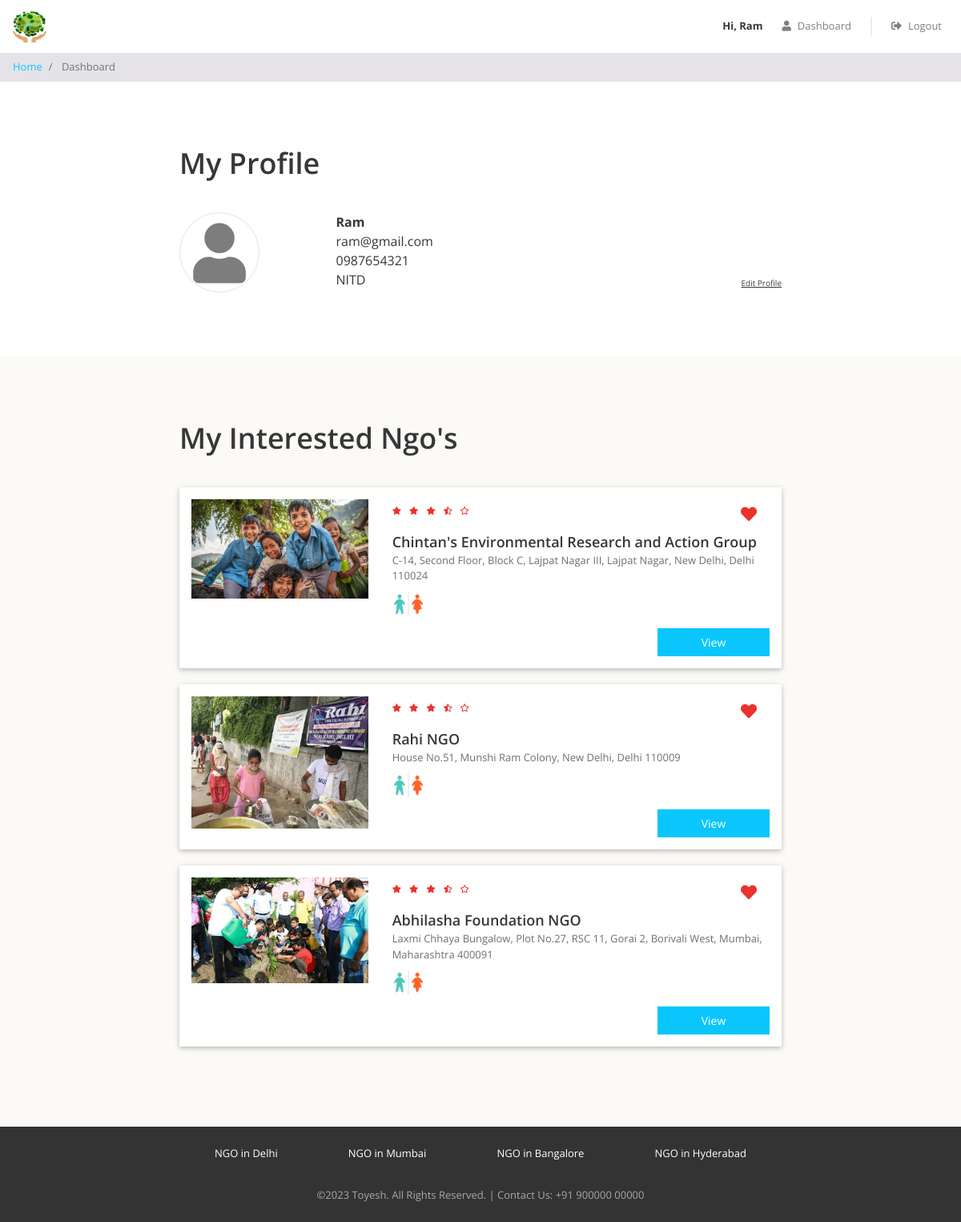
/dashboard.php (signed in), run on the app's committed database.
### tables this page shows
CREATE TABLE users (
  id INT NOT NULL AUTO_INCREMENT,
  email VARCHAR(100) NOT NULL,
  password VARCHAR(100) NOT NULL,
  full_name VARCHAR(100) NOT NULL,
  phone VARCHAR(20) NOT NULL,
  gender ENUM('male', 'female') NOT NULL,
  residence VARCHAR(100) NOT NULL,
  PRIMARY KEY(id)
);

CREATE TABLE interested_users_properties (
  id INT NOT NULL AUTO_INCREMENT,
  user_id INT NOT NULL,
  property_id INT NOT NULL,
  PRIMARY KEY(id),
  FOREIGN KEY(user_id) REFERENCES users(id),
  FOREIGN KEY(property_id) REFERENCES properties(id)
);

CREATE TABLE properties (
  id INT NOT NULL AUTO_INCREMENT,
  city_id INT NOT NULL,
  name VARCHAR(100) NOT NULL,
  address VARCHAR(255) NOT NULL,
  description LONGTEXT NOT NULL,
  gender ENUM('male', 'female', 'unisex') NOT NULL,
  PRIMARY KEY(id),
  FOREIGN KEY(city_id) REFERENCES cities(id)
);

### dashboard.php (the view, shortened to what this page needs)
<?php
require "includes/database_connect.php";
$user_id = $_SESSION['user_id'];
$sql_1 = "SELECT * FROM users WHERE id = $user_id";
$result_1 = mysqli_query($conn, $sql_1);
$user = mysqli_fetch_assoc($result_1);
$sql_2 = "SELECT *
            FROM interested_users_properties iup
            INNER JOIN properties p ON iup.property_id = p.id
            WHERE iup.user_id = $user_id";
$result_2 = mysqli_query($conn, $sql_2);
$interested_properties = mysqli_fetch_all($result_2, MYSQLI_ASSOC);
?>
<!DOCTYPE html>
<html lang="en">
<head>
    <?php
    include "includes/head_links.php";
    ?>
    <link href="css/dashboard.css" rel="stylesheet" />
</head>
<body>
    <?php
    include "includes/header.php";
    ?>
    <nav aria-label="breadcrumb">
        <ol class="breadcrumb py-2">
            <li class="breadcrumb-item">
                <a href="index.php">Home</a>
            </li>
            <li class="breadcrumb-item active" aria-current="page">
                Dashboard
            </li>
        </ol>
    </nav>
    <div class="my-profile page-container">
        <h1>My Profile</h1>
        <div class="row">
            <div class="col-md-3 profile-img-container">
                <i class="fas fa-user profile-img"></i>
            </div>
            <div class="col-md-9">
                <div class="row no-gutters justify-content-between align-items-end">
                    <div class="profile">
                        <div class="name"><?= $user['full_name'] ?></div>
                        <div class="email"><?= $user['email'] ?></div>
                        <div class="phone"><?= $user['phone'] ?></div>
                        <div class="residence"><?= $user['residence'] ?></div>
                    </div>
                    <div class="edit">
                        <div class="edit-profile">Edit Profile</div>
                    </div>
                </div>
            </div>
        </div>
    </div>
    <?php
    if (count($interested_properties) > 0) {
    ?>
        <div class="my-interested-properties">
            <div class="page-container">
                <h1>My Interested Ngo's</h1>
                <?php
                foreach ($interested_properties as $property) {
                    $property_images = glob("img/properties/" . $property['id'] . "/*");
                ?>
                    <div class="property-card property-id-<?= $property['id'] ?> row">
                        <div class="image-container col-md-4">
                            <img src="<?= $property_images[0] ?>" />
                        </div>
                        <div class="content-container col-md-8">
                            <div class="row no-gutters justify-content-between">
                                <div class="star-container">
                                            <i class="fas fa-star"></i>
                                            <i class="fas fa-star"></i>
                                            <i class="fas fa-star"></i>
                                            <i class="fas fa-star-half-alt"></i>
                                            <i class="far fa-star"></i>
                                </div>
                                <div class="interested-container">
                                    <i class="is-interested-image fas fa-heart" property_id="<?= $property['id'] ?>"></i>
                                </div>
                            </div>
                            <div class="detail-container">
                                <div class="property-name"><?= $property['name'] ?></div>
                                <div class="property-address"><?= $property['address'] ?></div>
                                <div class="property-gender">
                                    <?php
                                    if ($property['gender'] == "male") {
                                    ?>
                                        <img src="img/male.png">
                                    <?php
                                    } elseif ($property['gender'] == "female") {
                                    ?>
                                        <img src="img/female.png">
                                    <?php
                                    } else {
                                    ?>
                                        <img src="img/unisex.png">
                                    <?php
                                    }
                                    ?>
                                </div>
                            </div>
                            <div class="row no-gutters">
                                <div class="rent-container col-6">
                                </div>
                                <div class="button-container col-6">
                                    <a href="property_detail.php?property_id=<?= $property['id'] ?>" class="btn btn-primary">View</a>
                                </div>
                            </div>
                        </div>
                    </div>
                <?php
                }
                ?>
            </div>
        </div>
    <?php
    }
    ?>
    <?php
    include "includes/footer.php";
    ?>
</body>
</html>

### includes/head_links.php (shortened to what this page needs)
<link href="css/bootstrap.min.css" rel="stylesheet" />
<link href="https://use.fontawesome.com/releases/v5.11.2/css/all.css" rel="stylesheet" />
<link href="css/common.css" rel="stylesheet" />

### includes/header.php (shortened to what this page needs)
<div class="header sticky-top">
    <nav class="navbar navbar-expand-md navbar-light">
        <a class="navbar-brand" href="index.php">
            <img src="img/logo2.png"/>
        </a>
        <div class="collapse navbar-collapse justify-content-end" id="my-navbar">
            <ul class="navbar-nav">
                <?php
                if (!isset($_SESSION["user_id"])) {
                ?>
                    <li class="nav-item">
                        <a class="nav-link" href="#" data-toggle="modal" data-target="#signup-modal">
                            <i class="fas fa-user"></i>Signup
                        </a>
                    </li>
                    <div class="nav-vl"></div>
                    <li class="nav-item">
                        <a class="nav-link" href="#" data-toggle="modal" data-target="#login-modal">
                            <i class="fas fa-sign-in-alt"></i>Login
                        </a>
                    </li>
                <?php
                } else {
                ?>
                    <div class='nav-name'>
                        Hi, <?php echo $_SESSION["full_name"] ?>
                    </div>
                    <li class="nav-item">
                        <a class="nav-link" href="dashboard.php">
                            <i class="fas fa-user"></i>Dashboard
                        </a>
                    </li>
                    <div class="nav-vl"></div>
                    <li class="nav-item">
                        <a class="nav-link" href="logout.php">
                            <i class="fas fa-sign-out-alt"></i>Logout
                        </a>
                    </li>
                <?php
                }
                ?>
            </ul>
        </div>
    </nav>
</div>

### includes/footer.php (shortened to what this page needs)
<div class="footer">
    <div class="page-container footer-container">
        <div class="footer-cities">
            <div class="footer-city">
                <a href="property_list.php?city=Delhi">NGO in Delhi</a>
            </div>
            <div class="footer-city">
                <a href="property_list.php?city=Mumbai">NGO in Mumbai</a>
            </div>
            <div class="footer-city">
                <a href="property_list.php?city=Bengaluru">NGO in Bangalore</a>
            </div>
            <div class="footer-city">
                <a href="property_list.php?city=Hyderabad">NGO in Hyderabad</a>
            </div>
        </div>
        <div class="footer-copyright">©2023 Toyesh. All Rights Reserved. | Contact Us: +91 900000 00000</div>
    </div>
</div>

### css/common.css (style rules this page uses)
* { box-sizing: border-box; font-family: 'Open Sans', sans-serif; }
body { color: #373737; font-size: 16px; position: relative; }
a { color: #0AC6FC; text-decoration: none; background-color: transparent; }
h1, h2, h3, h4, h5, h6 { font-weight: 600; }
h1 { font-size: 36px; margin-bottom: 40px; }
.btn-primary { color: white; background-color: #0AC6FC; border-color: #0AC6FC; }
.breadcrumb { background-color: #e5e3e8; font-size: 13px; border-radius: 0px; margin-bottom: 0px; }
.page-container { max-width: 800px; padding: 80px 24px; margin: auto; }
.header { background-color: white; font-size: 13px; }
.header .navbar .navbar-brand img { height: 40px; }
.header .navbar .nav-item i { margin-right: 8px; }
.header .nav-vl { border-left: 2px solid #d6d6d678; height: 24px; margin: auto 16px; display: block; }
.header .nav-name { font-weight: bold; margin: auto 16px; }
.footer { background-color: #333333; font-size: 13px; }
.footer-container { padding: 24px; }
.footer-cities { display: flex; flex-wrap: wrap; justify-content: space-around; }
.footer-city { margin-bottom: 8px; text-align: center; }
.footer-city a { color: #ffffff; }
.footer-copyright { color: #a9a9a9; text-align: center; padding-top: 24px; }

### css/dashboard.css (style rules this page uses)
.profile-img { color: #7d7d7d; font-size: 75px; text-align: center; border: 1px solid #e4e4e4; border-radius: 50%; height: 100px; width: 100px; line-height: 100px; }
.profile .name { font-weight: bold; }
.edit-profile { font-size: 10px; text-decoration: underline; cursor: pointer; }
.my-interested-properties { background-color: #fcfaf7; }
.property-card { background-color: #ffffff; border-radius: 2px; padding: 15px 0px; margin: 20px auto; box-shadow: 0 2px 5px 0 rgba(0, 0, 0, 0.16), 0 2px 10px 0 rgba(0, 0, 0, 0.12); }
.image-container { text-align: center; }
.image-container img { width: 100%; max-width: 300px; }
.star-container i { color: #EA322E; font-size: 10px; margin-right: 6px; }
.interested-container { text-align: center; padding: 8px 16px; }
.interested-container i { color: #EA322E; font-size: 20px; cursor: pointer; }
.detail-container { padding-bottom: 10px; }
.property-name { font-size: 18px; font-weight: 600; }
.property-address { color: #6f6f6f; font-size: 13px; padding-bottom: 5px; }
.property-gender img { width: 40px; }
.rent-container { display: flex; align-items: center; }
.button-container .btn { font-size: 14px; border-radius: 0px; width: 140px; float: right; }

### data on the page
users: full_name "Ram", email "ram@gmail.com", phone "0987654321", residence "NITD"
interested_users_properties: shows a picture, property.name "Chintan's Environmental Research and Action Group", property.address "C-14, Second Floor, Block C, Lajpat Nagar III, Lajpat Nagar, New Delhi, Delhi 110024"
interested_users_properties: shows a picture, property.name "Rahi NGO", property.address "House No.51, Munshi Ram Colony, New Delhi, Delhi 110009"
interested_users_properties: shows a picture, property.name "Abhilasha Foundation NGO", property.address "Laxmi Chhaya Bungalow, Plot No.27, RSC 11, Gorai 2, Borivali West, Mumbai, Maharashtra 400091"

### other printed values
$_SESSION["full_name"] "Ram"
